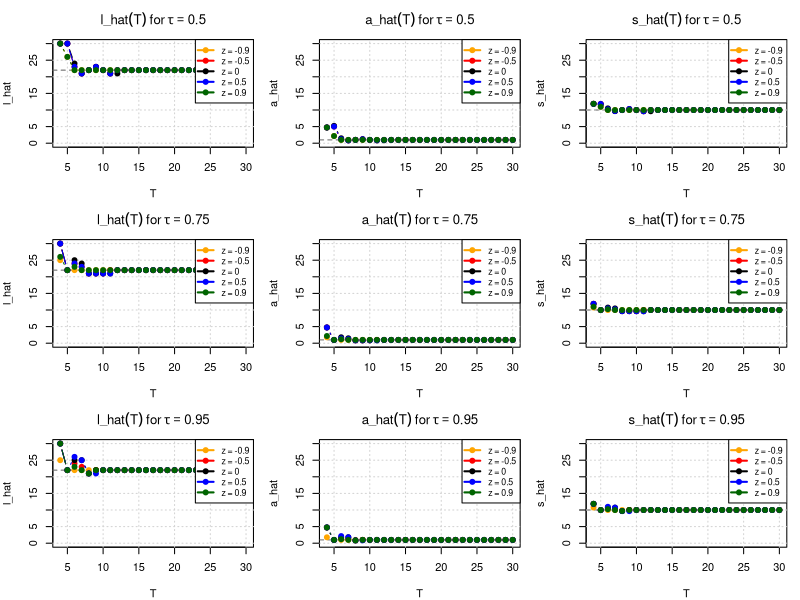

Write the R code that produced this figure.
# # ---------------------------------------------------------------------------
# # Figures 3, 4a, 4b — Estimation Paths using Asymmetric Laplace Noise
# # ---------------------------------------------------------------------------
# 
# # Author: Said Maanan
# # Date: 2025-06-12
# 
# # ---------------------------------------------------------------------------
# # Asymmetric Laplace Variance (general form)
# # ---------------------------------------------------------------------------
# asy_laplace_variance <- function(tau, z) {
#   stopifnot(tau > 0, tau < 1, abs(z) < 1)
#   mu <- tau / (1 + z) - (1 - tau) / (1 - z)
#   E_X2 <- 2 * tau / (1 + z)^2 + 2 * (1 - tau) / (1 - z)^2
#   return(E_X2 - mu^2)
# }
# 
# # ---------------------------------------------------------------------------
# # Compute noise scale b from target SNR
# # ---------------------------------------------------------------------------
# compute_noise_scale <- function(A, snr, tau, z) {
#   sigma2 <- asy_laplace_variance(tau, z)
#   sqrt((A / snr)^2 / sigma2)
# }
# 
# # ---------------------------------------------------------------------------
# # Asymmetric Laplace Noise Generator
# # ---------------------------------------------------------------------------
# r_asy_laplace <- function(n, tau, scale = 1) {
#   u <- runif(n)
#   ifelse(u < tau,
#          -rexp(n, rate = 1 / scale),
#          rexp(n, rate = 1 / scale))
# }
# 
# # ---------------------------------------------------------------------------
# # Quantile Loss and Weighted Quantile
# # ---------------------------------------------------------------------------
# quantile_loss <- function(u, tau) {
#   u * (tau - (u < 0))
# }
# 
# med_weighted_tau <- function(I, l, s, tau) {
#   T <- length(I)
#   x <- I * exp(((1:T) - l)^2 / s^2)
#   w <- exp(-((1:T) - l)^2 / s^2)
#   o <- order(x)
#   x_sorted <- x[o]
#   w_sorted <- w[o]
#   cum_w <- cumsum(w_sorted)
#   cutoff <- tau * sum(w_sorted)
#   k <- min(which(cum_w >= cutoff))
#   return(x_sorted[k])
# }
# 
# # ---------------------------------------------------------------------------
# # Model Estimation
# # ---------------------------------------------------------------------------
# compute_a <- function(I, l, s, tau) {
#   med_weighted_tau(I, l, s, tau)
# }
# 
# objective_function <- function(I, a, l, s, tau) {
#   t <- seq_along(I)
#   fitted <- a * exp(-((t - l)^2) / s^2)
#   u <- I - fitted
#   mean(quantile_loss(u, tau))
# }
# 
# search_best_s <- function(I, l, tau) {
#   f <- function(s) {
#     a_hat <- compute_a(I, l, s, tau)
#     objective_function(I, a_hat, l, s, tau)
#   }
#   optimize(f, interval = c(1, 20), tol = 1e-4)$minimum
# }
# 
# estimate_params <- function(I, tau, h) {
#   losses <- sapply(1:h, function(l) {
#     s <- search_best_s(I, l, tau)
#     a <- compute_a(I, l, s, tau)
#     objective_function(I, a, l, s, tau)
#   })
#   l_hat <- which.min(losses)
#   s_hat <- search_best_s(I, l_hat, tau)
#   a_hat <- compute_a(I, l_hat, s_hat, tau)
#   list(l_hat = l_hat, s_hat = s_hat, a_hat = a_hat)
# }
# 
# # ---------------------------------------------------------------------------
# # Simulation Settings
# # ---------------------------------------------------------------------------
# A_true <- 1
# L_true <- 22
# S_true <- 10
# snr <- 1000
# z <- 0
# seed <- 280
# h <- 30
# T_vals <- 4:h
# taus <- c(0.5, 0.75, 0.95)
# 
# # ---------------------------------------------------------------------------
# # Combined 3x3 Plot for Figures 3, 4a, and 4b
# # ---------------------------------------------------------------------------
# png("fig3_4a_4b_combined.png", width = 1200, height = 800, res = 120)
# par(mfrow = c(3, 3), mar = c(4, 4, 3, 1))
# 
# for (tau in taus) {
#   set.seed(seed)
#   b <- compute_noise_scale(A_true, snr, tau, z)
#   
#   signal_full <- A_true * exp(-((1:h) - L_true)^2 / S_true^2)
#   noise_full <- r_asy_laplace(h, tau, scale = b)
#   I_full <- signal_full + noise_full
#   
#   l_hats <- a_hats <- s_hats <- numeric(length(T_vals))
#   
#   for (i in seq_along(T_vals)) {
#     T <- T_vals[i]
#     I_T <- I_full[1:T]
#     est <- estimate_params(I_T, tau, h)
#     l_hats[i] <- est$l_hat
#     a_hats[i] <- est$a_hat
#     s_hats[i] <- est$s_hat
#   }
#   
#   # --- Column 1: l_hat(T) ---
#   plot(T_vals, l_hats, type = "b", col = "blue", pch = 19,
#        xlab = "T", ylab = expression(hat(l)),
#        main = bquote(hat(l)(T) ~ "for" ~ tau == .(tau)))
#   abline(h = L_true, col = "red", lty = 2)
#   grid()
#   
#   # --- Column 2: a_hat(T) ---
#   plot(T_vals, a_hats, type = "b", col = "darkgreen", pch = 19,
#        xlab = "T", ylab = expression(hat(a)),
#        main = bquote(hat(a)(T) ~ "for" ~ tau == .(tau)))
#   abline(h = A_true, col = "red", lty = 2)
#   grid()
#   
#   # --- Column 3: s_hat(T) ---
#   plot(T_vals, s_hats, type = "b", col = "purple", pch = 19,
#        xlab = "T", ylab = expression(hat(s)),
#        main = bquote(hat(s)(T) ~ "for" ~ tau == .(tau)))
#   abline(h = S_true, col = "red", lty = 2)
#   grid()
# }
# 
# dev.off()
# cat("Combined 3x3 plot saved as 'fig3_4a_4b_combined.png'\n")
# 
# 
# 
# 
# 
# 
# 
# 
# 
# 
# 
# 
# 
# 
# # ---------------------------------------------------------------------------
# # Figures 3 & 4 — Estimation paths for l̂, â, ŝ with multiple z values
# # ---------------------------------------------------------------------------
# asy_laplace_variance <- function(tau, z) {
#   mu <- tau / (1 + z) - (1 - tau) / (1 - z)
#   E_X2 <- 2 * tau / (1 + z)^2 + 2 * (1 - tau) / (1 - z)^2
#   E_X2 - mu^2
# }
# 
# compute_noise_scale <- function(A, snr, tau, z) {
#   sqrt((A / snr)^2 / asy_laplace_variance(tau, z))
# }
# 
# r_asy_laplace <- function(n, tau, scale = 1) {
#   u <- runif(n)
#   ifelse(u < tau, -rexp(n, rate = 1 / scale), rexp(n, rate = 1 / scale))
# }
# 
# quantile_loss <- function(u, tau) u * (tau - (u < 0))
# 
# med_weighted_tau <- function(I, l, s, tau) {
#   T <- length(I)
#   x <- I * exp(((1:T) - l)^2 / s^2)
#   w <- exp(-((1:T) - l)^2 / s^2)
#   k <- min(which(cumsum(w[order(x)]) >= tau * sum(w)))
#   x[order(x)][k]
# }
# 
# compute_a <- function(I, l, s, tau) med_weighted_tau(I, l, s, tau)
# 
# objective_function <- function(I, a, l, s, tau) {
#   t <- seq_along(I)
#   mean(quantile_loss(I - a * exp(-((t - l)^2) / s^2), tau))
# }
# 
# search_best_s <- function(I, l, tau) {
#   f <- function(s) objective_function(I, compute_a(I, l, s, tau), l, s, tau)
#   optimize(f, c(1, 20), tol = 1e-4)$minimum
# }
# 
# estimate_params <- function(I, tau, h) {
#   losses <- sapply(1:h, function(l) {
#     s <- search_best_s(I, l, tau)
#     a <- compute_a(I, l, s, tau)
#     objective_function(I, a, l, s, tau)
#   })
#   l_hat <- which.min(losses)
#   s_hat <- search_best_s(I, l_hat, tau)
#   a_hat <- compute_a(I, l_hat, s_hat, tau)
#   list(l_hat = l_hat, s_hat = s_hat, a_hat = a_hat)
# }
# 
# # Settings
# A_true <- 1; L_true <- 22; S_true <- 10; snr <- 1000; seed <- 280
# h <- 30; T_vals <- 4:h; taus <- c(0.5, 0.75, 0.95)
# z_vals <- c(0, 0.5, 0.9, -0.5, -0.9)
# colors <- c("black", "red", "blue", "darkgreen", "orange")
# 
# for (tau in taus) {
#   png(paste0("fig3_4_superposed_tau", tau, ".png"), 1000, 900, res = 120)
#   par(mfrow = c(3, 1), mar = c(4, 4, 3, 1))
#   
#   for (est_name in c("l_hat", "a_hat", "s_hat")) {
#     plot(NA, xlim = range(T_vals), ylim = c(0, 30), xlab = "T", ylab = est_name,
#          main = bquote(.(as.name(est_name))(T) ~ "for" ~ tau == .(tau)))
#     abline(h = switch(est_name, l_hat = L_true, a_hat = A_true, s_hat = S_true),
#            col = "gray40", lty = 2)
#     grid()
#     
#     for (i in seq_along(z_vals)) {
#       z <- z_vals[i]
#       set.seed(seed)
#       b <- compute_noise_scale(A_true, snr, tau, z)
#       signal <- A_true * exp(-((1:h) - L_true)^2 / S_true^2)
#       noise <- r_asy_laplace(h, tau, scale = b)
#       I <- signal + noise
#       ests <- sapply(T_vals, function(T) {
#         p <- estimate_params(I[1:T], tau, h)
#         p[[est_name]]
#       })
#       lines(T_vals, ests, type = "b", col = colors[i], pch = 19)
#     }
#     legend("topright", legend = paste("z =", z_vals), col = colors, lwd = 2, pch = 19, cex = 0.9)
#   }
#   dev.off()
# }


# ---------------------------------------------------------------------------
# Figures 3 & 4 — Estimation Paths with Asymmetric Laplace Noise (z overlay)
# Author: Said Maanan | Date: 2025-06-12
# ---------------------------------------------------------------------------

# --- Utility Functions ------------------------------------------------------

asy_laplace_variance <- function(tau, z) {
  stopifnot(tau > 0, tau < 1, abs(z) < 1)
  mu <- tau / (1 + z) - (1 - tau) / (1 - z)
  ex2 <- 2 * tau / (1 + z)^2 + 2 * (1 - tau) / (1 - z)^2
  ex2 - mu^2
}

compute_noise_scale <- function(A, snr, tau, z) {
  sqrt((A / snr)^2 / asy_laplace_variance(tau, z))
}

r_asy_laplace <- function(n, tau, scale = 1) {
  u <- runif(n)
  ifelse(u < tau, -rexp(n, rate = 1 / scale), rexp(n, rate = 1 / scale))
}

quantile_loss <- function(u, tau) {
  u * (tau - (u < 0))
}

med_weighted_tau <- function(I, l, s, tau) {
  T <- length(I)
  x <- I * exp(((1:T) - l)^2 / s^2)
  w <- exp(-((1:T) - l)^2 / s^2)
  o <- order(x)
  cum_w <- cumsum(w[o])
  cutoff <- tau * sum(w)
  x[o][min(which(cum_w >= cutoff))]
}

compute_a <- function(I, l, s, tau) {
  med_weighted_tau(I, l, s, tau)
}

objective_function <- function(I, a, l, s, tau) {
  t <- seq_along(I)
  fitted <- a * exp(-((t - l)^2) / s^2)
  mean(quantile_loss(I - fitted, tau))
}

search_best_s <- function(I, l, tau) {
  f <- function(s) objective_function(I, compute_a(I, l, s, tau), l, s, tau)
  optimize(f, c(1, 20), tol = 1e-4)$minimum
}

estimate_params <- function(I, tau, h) {
  losses <- sapply(1:h, function(l) {
    s <- search_best_s(I, l, tau)
    a <- compute_a(I, l, s, tau)
    objective_function(I, a, l, s, tau)
  })
  l_hat <- which.min(losses)
  s_hat <- search_best_s(I, l_hat, tau)
  a_hat <- compute_a(I, l_hat, s_hat, tau)
  list(l_hat = l_hat, s_hat = s_hat, a_hat = a_hat)
}

# --- Simulation Settings ----------------------------------------------------

A_true <- 1
L_true <- 22
S_true <- 10
snr <- 1000
seed <- 280
h <- 30
T_vals <- 4:h
taus <- c(0.5, 0.75, 0.95)
z_vals <- c(-0.9, -0.5, 0, 0.5, 0.9)
colors <- c("orange", "red", "black", "blue", "darkgreen")

# --- 3×3 Combined Plot for All Tau × Parameters -----------------------------

png("fig3_4_superposed_3x3.png", width = 1200, height = 900, res = 120)
par(mfrow = c(3, 3), mar = c(4, 4, 3, 1))

for (tau in taus) {
  for (est_name in c("l_hat", "a_hat", "s_hat")) {
    plot(NA, xlim = range(T_vals), ylim = c(0, 30),
         xlab = "T", ylab = est_name,
         main = bquote(.(as.name(est_name))(T) ~ "for" ~ tau == .(tau)))
    abline(h = switch(est_name, l_hat = L_true, a_hat = A_true, s_hat = S_true),
           col = "gray40", lty = 2)
    grid()
    
    for (i in seq_along(z_vals)) {
      z <- z_vals[i]
      set.seed(seed)
      signal <- A_true * exp(-((1:h) - L_true)^2 / S_true^2)
      noise <- r_asy_laplace(h, tau, scale = compute_noise_scale(A_true, snr, tau, z))
      I <- signal + noise
      
      est_path <- sapply(T_vals, function(T) {
        p <- estimate_params(I[1:T], tau, h)
        p[[est_name]]
      })
      
      lines(T_vals, est_path, type = "b", col = colors[i], pch = 19)
    }
    
    legend("topright", legend = paste("z =", z_vals),
           col = colors, lwd = 2, pch = 19, cex = 0.8, bty = "o")
  }
}

dev.off()
cat("Superposed 3x3 estimation path plot saved as 'fig3_4_superposed_3x3.png'\n")
